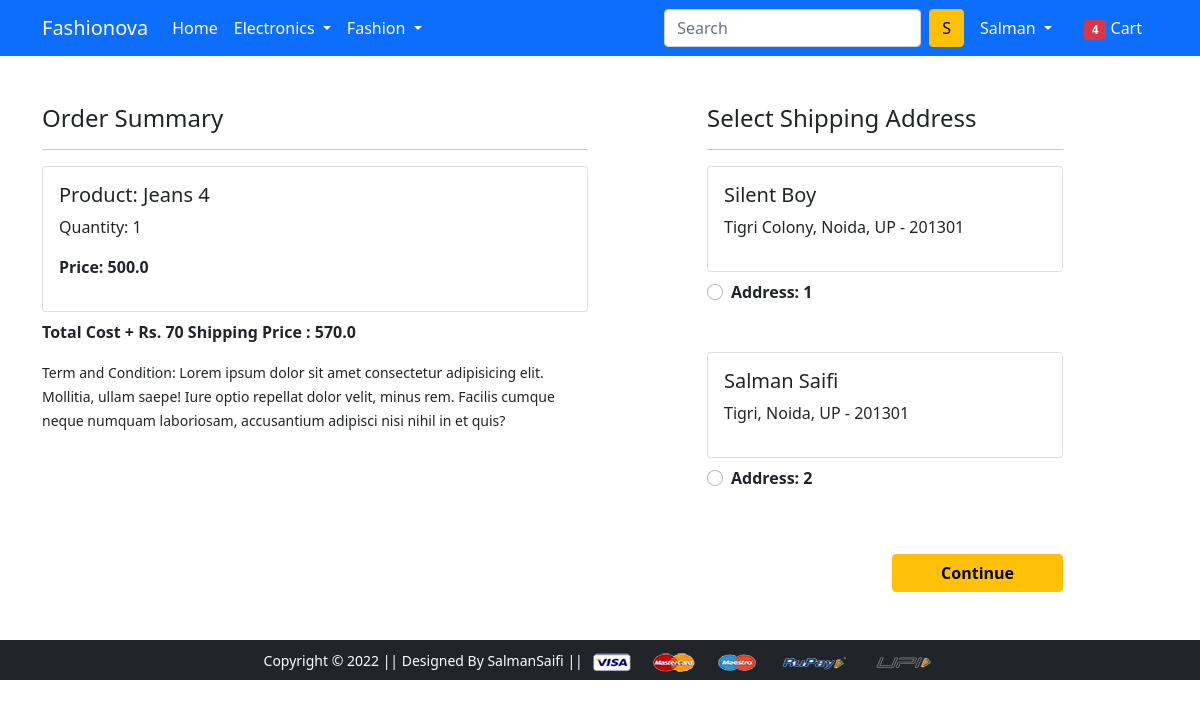
The app's page /checkout/ (signed in) with its own data.
### app/models.py (models this page shows, shortened)
class cart(models.Model):
    user = models.ForeignKey(User, on_delete=models.CASCADE)
    product = models.ForeignKey(Product, on_delete=models.CASCADE)
    quantity = models.PositiveIntegerField(default=1)
    @property
    def total_cost(self):
        return self.quantity * self.product.discounted_price

class Product(models.Model):
    title = models.CharField(max_length=100)
    selling_price = models.FloatField()
    discounted_price = models.FloatField()
    description = models.TextField()
    brand = models.CharField(max_length=100)
    category = models.CharField(choices=CATEGORY_CHOICES, max_length=2)
    product_image = models.ImageField(upload_to='productimg')

class Customer(models.Model):
    user = models.ForeignKey(User, on_delete=models.CASCADE)
    name = models.CharField(max_length=200)
    locality = models.CharField(max_length=200)
    city = models.CharField(max_length=200)
    zipcode = models.IntegerField()
    state = models.CharField(choices=STATE_CHOICES, max_length=3)

### app/views.py (the view)
# urls.py: path('checkout/', views.checkout, name='checkout'),
@login_required
def checkout(request):
    user = request.user
    add = Customer.objects.filter(user=user)
    cart_items = cart.objects.filter(user=user)
    amount = 0.0
    shipping_amount = 70.0
    cart_product = [p for p in cart.objects.all() if p.user == user]
    if cart_product:
        for p in cart_product:
            tempamount = (p.quantity * p.product.discounted_price)
            amount += tempamount
        totalamount = amount + shipping_amount
    return render(request, 'app/checkout.html', {'totalamount':totalamount, 'add':add, 'cart_items':cart_items})

### app/templates/app/checkout.html (shortened to what this page needs)
{% extends 'app/base.html' %}
{% load static %}
{% block main-content %}
<div class="container">
 <div class="row mt-5">
  <div class="col-sm-6">
    <h4>Order Summary</h4>
    <hr>
    {% for i in cart_items %}
      <div class="card mb-2">
        <div class="card-body">
          <h5>Product: {{i.product.title}}</h5>
          <p>Quantity: {{i.quantity}}</p>
          <p class="fw-bold">Price: {{i.total_cost}}</p>
        </div>
      </div>
      {% endfor %}
      <p class="fw-bold">Total Cost + Rs. 70 Shipping Price : {{totalamount}}</p>
    <small>Term and Condition: Lorem ipsum dolor sit amet consectetur adipisicing elit. Mollitia, ullam saepe! Iure optio repellat dolor velit, minus rem. Facilis cumque neque numquam laboriosam, accusantium adipisci nisi nihil in et quis?</small>
  </div>
  <div class="col-sm-4 offset-sm-1">
    <h4>Select Shipping Address</h4>
    <hr>
    {% if add %}
    <form action="/orderdone">
      {% for i in add %}
      <div class="card">
        <div class="card-body">
        <h5>{{i.name}}</h5>
        <p>{{i.locality}}, {{i.city}}, {{i.state}} - {{i.zipcode}}</p>
        </div>
      </div>
        <div class="form-check mt-2 mb-5">
          <input class="form-check-input" type="radio" name="custid" id="custadd{{forloop.counter}}" value="{{i.id}}">
          <label class="form-check-label fw-bold" for="">
            Address: {{forloop.counter}} </label>
        </div>
      {% endfor %}
        <div class="text-end">
          <button type="submit" class="btn btn-warning mt-3 px-5 fw-bold">Continue</button>
        </div>
      </form>
      {% else %}
      <h2>No Address Found!!!</h2>
      <p>To order add the address through profile</p>
      {% endif %}
    </div>
  </div>
</div>
{% endblock main-content %}

### app/templates/app/base.html (shortened to what this page needs)
<!doctype html>
{% load static %}
<html lang="en">
  <head>
    <link href="https://cdn.jsdelivr.net/npm/bootstrap@5.0.0-beta1/dist/css/bootstrap.min.css" rel="stylesheet">
    <link rel="stylesheet" href="{% static 'app/css/owl.carousel.min.css' %}">
    <link rel="stylesheet" href="{% static 'app/css/all.min.css' %}">
    <link rel="stylesheet" href="{% static 'app/css/style.css' %}">
  </head>
  <body>
    <nav class="navbar navbar-expand-lg navbar-dark bg-primary">
     <div class="container">
       <a class="navbar-brand" href="/">Fashionova</a>
       <div class="collapse navbar-collapse" id="navbarSupportedContent">
         <ul class="navbar-nav me-auto mb-2 mb-lg-0">
           <li class="nav-item">
             <a class="nav-link active" aria-current="page" href="/">Home</a>
           </li>
           <li class="nav-item dropdown">
             <a class="nav-link dropdown-toggle text-white" href="#" id="electronicsDropdown" role="button" data-bs-toggle="dropdown" aria-expanded="false">
               Electronics
             </a>
           </li>
           <li class="nav-item dropdown">
             <a class="nav-link dropdown-toggle text-white" href="#" id="fashionDropdown" role="button" data-bs-toggle="dropdown" aria-expanded="false">
               Fashion
             </a>
           </li>
         </ul>
         <form class="d-flex">
           <input class="form-control me-2" type="search" placeholder="Search" aria-label="Search">
           <button class="btn btn-warning" type="submit">S</button>
         </form>
         <div>
          <ul class="navbar-nav me-auto mb-2 mb-lg-0">
            {% if request.user.is_authenticated %}
           <li class="nav-item dropdown mx-2">
              <a class="nav-link dropdown-toggle text-white" href="#" id="profileDropdown" role="button" data-bs-toggle="dropdown" aria-expanded="false">
                {{request.user}}
              </a>
            </li>
            <li class="nav-item mx-2">
             <a href="{% url 'showcart' %}" class="nav-link text-white"><span class="badge bg-danger">4</span> Cart </a>
            </li>
            {% endif %}
          </ul>
         </div>
       </div>
     </div>
    </nav>
    {% block main-content %} {% endblock main-content %}
    <footer class="container-fluid bg-dark text-center p-2 mt-5">
        <small class="text-white">Copyright &copy; 2022 || Designed By SalmanSaifi || </small>
        <img src="{% static 'app/images/payment.png' %}" alt="" srcset="" class="img-fluid" height="2px">
    </footer>
  </body>
</html>

### records on screen
cart: product "Jeans 4", quantity "1", total_cost "500.0"
Customer: name "Silent Boy", locality "Tigri Colony", city "Noida", state "UP", zipcode "201301"
Customer: name "Salman Saifi", locality "Tigri", city "Noida", state "UP", zipcode "201301"

### other values on screen
{{ request.user }} "Salman"
{{ totalamount }} "570.0"
